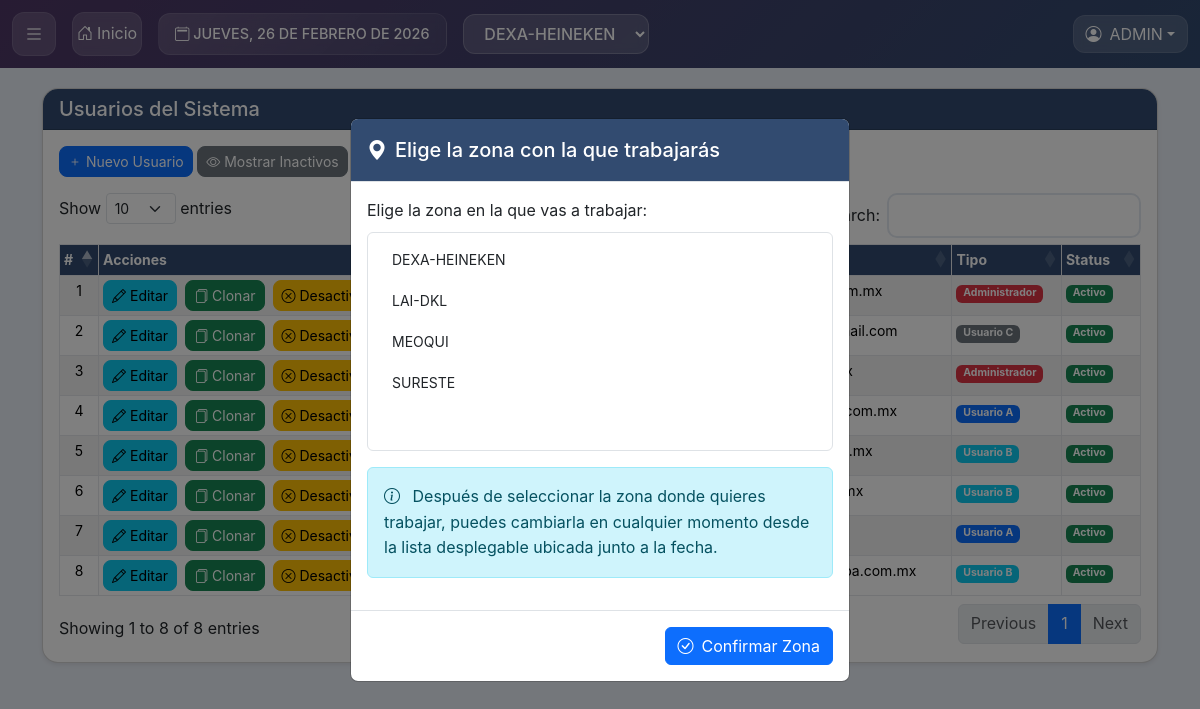
The app's page /?p=usuarios (signed in) with its own data.
### tables this page shows
CREATE TABLE IF NOT EXISTS `usuarios` (
  `id_user` int NOT NULL AUTO_INCREMENT,
  `nombre` varchar(255) DEFAULT NULL,
  `correo` varchar(255) DEFAULT NULL,
  `usuario` varchar(255) DEFAULT NULL,
  `pass` varchar(255) DEFAULT NULL,
  `tipo` varchar(255) DEFAULT NULL,
  `fecha` timestamp NOT NULL DEFAULT CURRENT_TIMESTAMP,
  `a` varchar(255) DEFAULT '0',
  `b` varchar(255) NOT NULL DEFAULT '0',
  `c` varchar(255) NOT NULL DEFAULT '0',
  `d` varchar(255) NOT NULL DEFAULT '0',
  `e` varchar(255) NOT NULL DEFAULT '0',
  `f` varchar(255) NOT NULL DEFAULT '0',
  `g` varchar(255) NOT NULL DEFAULT '0',
  `h` varchar(255) NOT NULL DEFAULT '0',
  `a1` varchar(255) NOT NULL DEFAULT '0',
  `b1` varchar(255) NOT NULL DEFAULT '0',
  `c1` varchar(255) NOT NULL DEFAULT '0',
  `d1` varchar(255) NOT NULL DEFAULT '0',
  `e1` varchar(255) NOT NULL DEFAULT '0',
  `f1` varchar(255) NOT NULL DEFAULT '0',
  `g1` varchar(255) DEFAULT '0',
  `h1` varchar(255) NOT NULL DEFAULT '0',
  `zona` varchar(255) DEFAULT NULL,
  `af` varchar(255) NOT NULL DEFAULT '0',
  `acr` varchar(255) NOT NULL DEFAULT '0',
  `acc` varchar(255) NOT NULL DEFAULT '0',
  `en_correo` varchar(255) NOT NULL DEFAULT '0',
  `prec` varchar(255) NOT NULL DEFAULT '0',
  `zona_adm` varchar(255) NOT NULL DEFAULT '0',
  `status` varchar(255) NOT NULL DEFAULT '1',
  PRIMARY KEY (`id_user`)
);

### mod/usuarios.php (the view, shortened to what the rows shown need)
<div class="container mt-2">
    <div class="card shadow-sm">
        <h5 class="card-header encabezado-col text-white">Usuarios del Sistema</h5>
        <div class="card-body">
            <div class="mb-3">
                <a <?= $perm['Clien_Crear'];?> href="?p=N_usuario" class="btn btn-primary btn-sm rounded-3">
                    <i class="bi bi-plus"></i> Nuevo Usuario
                </a>
                <button <?= $perm['INACTIVO'];?> class="btn btn-secondary btn-sm rounded-3" onclick="toggleInactive()">
                    <i class="bi bi-eye"></i> Mostrar Inactivos
                </button>
            </div>
            <div class="table-responsive">
                <table class="table table-striped table-bordered table-hover table-sm" id="miTabla" style="width:100%">
                    <thead>
                        <tr>
                            <th>#</th>
                            <th>Acciones</th>
                            <th data-priority="1">Usuario</th>
                            <th>Nombre</th>
                            <th>Correo</th>
                            <th>Tipo</th>
                            <th>Status</th>
                        </tr>
                    </thead>
                    <tbody>
                        <?php
                        $query = "SELECT * FROM usuarios";
                        $result = $conn_mysql->query($query);
                        $Contador = 0;
                        $Activos = 1;
                        $Desacti = 1;
                        while ($Usuario = mysqli_fetch_array($result)) {
                            ($Usuario['status'] == '1') ? $Contador = $Activos++ : $Contador = $Desacti++ ;
                            $tipoUsuario = '';
                            $badgeClass = '';
                            $status = $Usuario['status'] == '1' ? 'Activo' : 'Inactivo';
                            $badgeClass1 = $Usuario['status'] == '1' ? 'bg-success' : 'bg-danger';
                            switch($Usuario['tipo']) {
                                case 100:
                                $tipoUsuario = 'Administrador';
                                $badgeClass = 'bg-danger';
                                break;
                                case 50:
                                $tipoUsuario = 'Usuario A';
                                $badgeClass = 'bg-primary';
                                break;
                                case 30:
                                $tipoUsuario = 'Usuario B';
                                $badgeClass = 'bg-info';
                                break;
                                case 10:
                                $tipoUsuario = 'Usuario C';
                                $badgeClass = 'bg-secondary';
                                break;
                            }
                            ?>
                            <tr>
                                <td class="text-center"><?= $Contador ?></td>
                                <td class="text-center">
                                    <div class="d-flex flex-wrap gap-2">
                                     <?php if ($Usuario['status'] == '1'): ?>
                                        <a <?= $perm['Clien_Editar'];?> href="?p=E_usuario&id=<?= $Usuario['id_user'] ?>"
                                         class="btn btn-info btn-sm rounded-3">
                                         <i class="bi bi-pencil"></i> Editar
                                     </a>
                                         <button <?= $perm['ADMIN'];?> class="btn btn-success btn-sm rounded-3 clone-user-btn"
                                             data-id="<?= $Usuario['id_user'] ?>" title="Clonar Usuario">
                                             <i class="bi bi-files"></i> Clonar
                                         </button>
                                     <button <?= $perm['ADMIN'];?> class="btn btn-warning btn-sm rounded-3 desactivar-user-btn"
                                         data-id="<?= $Usuario['id_user'] ?>">
                                         <i class="bi bi-x-circle"></i> Desactivar
                                     </button>
                            <?php endif; ?>
                        </div>
                    </td>
                    <td><a class="link-primary link-offset-2 link-underline-opacity-25 link-underline-opacity-100-hover" href="?p=V_usuarios&id=<?= $Usuario['id_user'] ?>" class="text-primary"><?= htmlspecialchars($Usuario['usuario']) ?></a>  </td>
                    <td><?= htmlspecialchars($Usuario['nombre']) ?></td>
                    <td><?= htmlspecialchars($Usuario['correo']) ?></td>
                    <td><span class="badge <?= $badgeClass ?>"><?= $tipoUsuario ?></span></td>
                    <td><span class="badge <?= $badgeClass1 ?>"><?= $status ?></span></td>
                </tr>
                <?php
            }
            ?>
        </tbody>
    </table>
</div>
</div>
</div>
</div>

### index.php (shortened to what the rows shown need)
<?php
include "config/conexiones.php";
if(!isset($p)){
  $p = "inicio";
}else{
  $p = $p;
}
?>
<!DOCTYPE html>
<html data-bs-theme="light" lang="es">
<head>
    <link href="https://cdn.jsdelivr.net/npm/bootstrap@5.3.3/dist/css/bootstrap.min.css" rel="stylesheet">
    <link rel="stylesheet" href="https://cdn.jsdelivr.net/npm/bootstrap-icons@1.11.3/font/bootstrap-icons.min.css">
    <link href="https://cdn.jsdelivr.net/npm/select2@4.1.0-rc.0/dist/css/select2.min.css" rel="stylesheet" />
    <link rel="stylesheet" href="https://cdn.datatables.net/1.13.6/css/dataTables.bootstrap5.min.css">
    <link rel="stylesheet" href="https://cdn.datatables.net/responsive/2.2.9/css/responsive.dataTables.min.css">
    <link rel="stylesheet" href="https://cdn.datatables.net/buttons/2.4.2/css/buttons.dataTables.min.css">
    <link rel="stylesheet" href="https://cdn.datatables.net/fixedheader/3.3.2/css/fixedHeader.dataTables.min.css">
    <link rel="stylesheet" href="config/stil.css">
</head>
<?php
$color_zona = '#324B70';
?>
<body style="--color-primario: <?= htmlspecialchars($color_zona) ?>;">
    <?php
if(isset($_SESSION['id_cliente'])){
    $user_id = $_SESSION['id_cliente'];
    $Pruev0 = $conn_mysql->query("SELECT * FROM usuarios where id_user = '$user_id'");
    $Pruev1 = mysqli_fetch_array($Pruev0);
    $zona_user = $Pruev1['zona'];
    $TipoUserSession = $Pruev1['tipo'];
    $zonasPermitidas = [];
    if ($zona_user == '0' || empty($zona_user)) {
        $zonasPermitidas = 'todas';
    } else {
        $zonasPermitidas = explode(',', $zona_user);
    }
                                $dias = array("DOMINGO","LUNES","MARTES","MIÉRCOLES","JUEVES","VIERNES","SÁBADO");
                                $meses = array("ENERO","FEBRERO","MARZO","ABRIL","MAYO","JUNIO","JULIO","AGOSTO","SEPTIEMBRE","OCTUBRE","NOVIEMBRE","DICIEMBRE");
                                $numero_dia = date('w');
                                $dia = date('d');
                                $numero_mes = date('n') - 1;
                                $anio = date('Y');
                                $fecha_formateada = $dias[$numero_dia] . ", " . $dia . " DE " . $meses[$numero_mes] . " DE " . $anio;
                                $perm = permisos($TipoUserSession, $Pruev1);
                                ?>
<div class="modal fade" id="zoneSelectModal" data-bs-backdrop="static" data-bs-keyboard="false" tabindex="-1" aria-labelledby="zoneSelectModalLabel" aria-hidden="true">
    <div class="modal-dialog modal-dialog-centered">
        <div class="modal-content">
            <div class="modal-header encabezado-col text-white">
                <h5 class="modal-title" id="zoneSelectModalLabel">
                    <i class="bi bi-geo-alt-fill me-2"></i>Elige la zona con la que trabajarás
                </h5>
            </div>
            <div class="modal-body">
                <form id="zoneSelectForm" method="post" action="procesar_zona.php">
                    <div class="mb-3">
                        <label for="zoneSelectInicio" class="form-label">Elige la zona en la que vas a trabajar:</label>
                        <select class="form-select" size="5" name="selected_zone" id="zoneSelectInicio" required>
                            <?php
                            if ($zonasPermitidas === 'todas') {
                                $zones_query = mysqli_query($conn_mysql, "SELECT * FROM zonas WHERE status = 1 ORDER BY nom");
                                while ($zone = mysqli_fetch_assoc($zones_query)) {
                                    echo '<option value="'.$zone['id_zone'].'">'.htmlspecialchars($zone['nom']).'</option>';
                                }
                            }
                            ?>
                        </select>
                    </div>
                </form>
                <div class="alert alert-info" role="alert">
                    <i class="bi bi-info-circle me-2"></i>
                    Después de seleccionar la zona donde quieres trabajar, puedes cambiarla en cualquier momento desde la lista desplegable ubicada junto a la fecha.
                </div>
            </div>
            <div class="modal-footer">
                <button type="button" class="btn btn-primary" id="saveZoneBtn">
                    <i class="bi bi-check-circle me-2"></i>Confirmar Zona
                </button>
            </div>
        </div>
    </div>
</div>
<nav class="navbar navbar-expand-lg encabezado">
    <div class="container-fluid">
        <div class="d-flex align-items-center w-100">
            <button id="menu-btn" class="menu-btn-header me-2 me-md-3">
                <i class="bi bi-list fs-5"></i>
            </button>
            <a href="./" class="inicio-btn-copy me-2 me-md-3" title="Ir al inicio">
                <i class="bi bi-house-door me-1"></i>
                <span class="d-none d-md-inline">Inicio</span>
            </a>
            <div class="date-display me-2 me-md-3 d-none d-lg-block">
                <i class="bi bi-calendar2"></i> <?= $fecha_formateada ?>
            </div>
            <div class="zone-selector me-2 me-md-3">
                <form id="zoneForm" method="post" action="procesar_zona.php">
                    <select class="sleczone" name="selected_zone" id="zoneSelect">
                        <?php
                        $selected_zone = $_SESSION['selected_zone'] ?? 0;
                        if ($zonasPermitidas === 'todas') {
                            $zones_query = mysqli_query($conn_mysql, "SELECT * FROM zonas WHERE status = 1 ORDER BY nom");
                            while ($zone = mysqli_fetch_assoc($zones_query)) {
                                $selected = ($selected_zone == $zone['id_zone']) ? ' selected' : '';
                                echo '<option value="' . $zone['id_zone'] . '"' . $selected . '>' .
                                htmlspecialchars($zone['nom']) . '</option>';
                            }
                        }
                        ?>
                    </select>
                </form>
            </div>
            <div class="user-dropdown ms-auto">
                <div class="dropdown">
                    <button class="btn dropdown-toggle d-flex align-items-center <?= isSudoSession() ? 'btn-warning' : '' ?>"
                        type="button" id="userDropdown" data-bs-toggle="dropdown" aria-expanded="false">
                        <i class="bi bi-person-circle me-2"></i>
                        <span>
                            <?= $Pruev1['usuario'] ?>
                        </span>
                    </button>
                    </div>
                </div>
            </div>
        </div>
    </nav>
    <div class="contenido">
        <?php
        if (moduloDisponibleParaZona($p, $conn_mysql)) {
            if (isset(MODULOS_PERMISOS[$p]) && !puedeAccederModulo($p, $TipoUserSession, $Pruev1)) {
                ?>
                <div class="container my-4">
                    <div class="row justify-content-center">
                        <div class="col-lg-6">
                            <div class="card border-0 shadow-lg rounded-4">
                                <div class="card-body text-center p-5">
                                    <span class="badge bg-warning-subtle text-warning mb-3 px-3 py-2 rounded-pill">
                                        Acceso Restringido
                                    </span>
                                    <div class="display-1 fw-bold text-warning opacity-75 mb-3">
                                        <i class="bi bi-shield-lock"></i>
                                    </div>
                                    <h2 class="fw-bold text-body mb-3">Sin Permisos</h2>
                                    <p class="text-muted mb-4">
                                        No tienes permisos para acceder a esta sección.
                                        Contacta al administrador si crees que deberías tener acceso.
                                    </p>
                                    <a href="./" class="btn btn-primary rounded-pill px-4">
                                        <i class="bi bi-house me-2"></i>Volver al Inicio
                                    </a>
                                </div>
                            </div>
                        </div>
                    </div>
                </div>
                <?php
            } elseif(file_exists("mod/".$p.".php")){
                include "mod/".$p.".php";
            } else if ($p == "sudo_login") {
                include "mod/sudo_login.php";
            } else if ($p == "sudo_logout") {
                include "mod/sudo_logout.php";
            }
        }
        ?>
    <?php } ?>
</div>
</body>
</html>

### records on screen
usuarios: usuario "ADMIN", Contador "1", tipo "Administrador", status "Activo"
usuarios: Contador "2", tipo "Usuario C", status "Activo"
usuarios: Contador "3", tipo "Administrador", status "Activo"
usuarios: Contador "4", tipo "Usuario A", status "Activo"
usuarios: Contador "5", tipo "Usuario B", status "Activo"
usuarios: Contador "6", tipo "Usuario B", status "Activo"
usuarios: Contador "7", tipo "Usuario A", status "Activo"
usuarios: Contador "8", tipo "Usuario B", status "Activo"

### other values on screen
form field selected_zone "DEXA-HEINEKEN"
